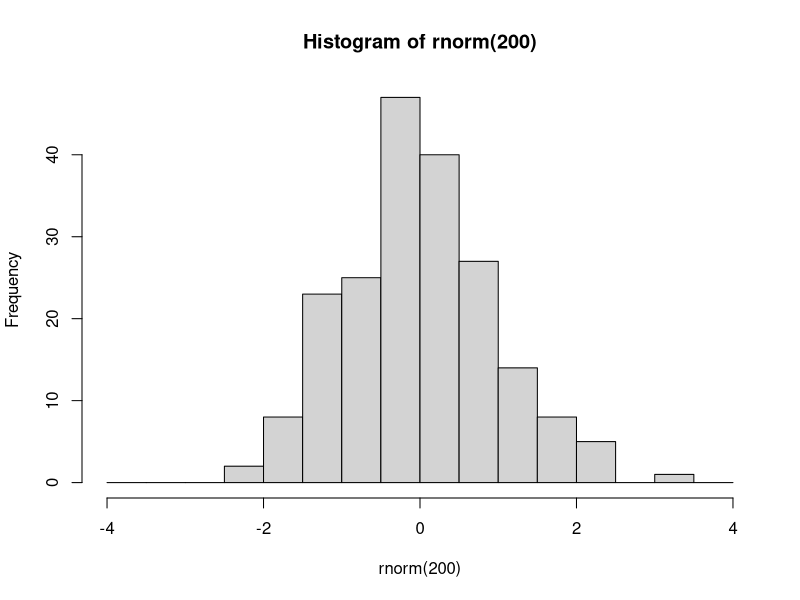
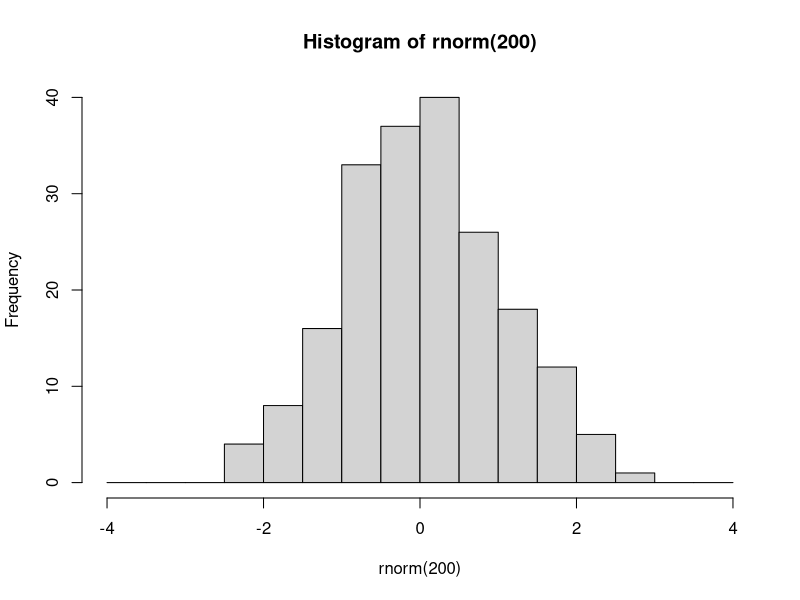

These charts were generated, in order, by the following R code:
###################################
###################################
########                   ########
########   Data Science 1  ########
########       Lab 5       ######## 
########  07th Nov. 2023   ########
########                   ########
###################################
###################################

## Welcome to lab #5. Today will be an introduction to the tidyverse, specifically dplyr and ggplot2




#####################
####    Pipes    ####
#####################

# The pipe operator looks like this: |>
# It signifies: take the element on the left and use it as the first argument in the function on the right

# Example
set.seed(123)
hist(rnorm(200), breaks=seq(-4,4,0.5))
# is equivalent to

rnorm(200) |> hist(breaks=seq(-4,4,0.5))

# The purpose of the pipe is mostly aesthetic, in particular to avoid large numbers of parentheses when something needs to be transformed using multiple functions:



### 1.1 Rewrite the following expression using pipes:
set.seed(123)
round(sqrt(log(runif(10,1,10))),2)

set.seed(123)
object_name <- 10 |> runif(1,10) |> log() |> sqrt() |> round(2)
object_name  

'Hello World' -> object
function(x)sum(x)/length(x = ) -> func
View(func)
# Pipes were initially created in a package called magrittr, part of the 'tidyverse' group of packages

########################
####    IF/ELSE    ####
########################
x <- sample(0:10, 1)
if (x>5){ 
  print('HIGH')
  y <- x*2
  print(c(x,y))
}else {
   print('LOW')
}
x

ifelse(sample(0:10,1)>5,print('HIGH'),print('LOW'))
########################
####    Packages    ####
########################

# Packages are essentially environments full of functions and/or objects which aren't loaded into R by default, but must be first installed (generally from a repository called CRAN), and then loaded

# Here we will install tidyverse, which is not one but a series of packages written by the same group of people, which share a number of syntactical features

install.packages('tidyverse')

# After you have installed tidyverse into your packages, you must also load it into your environment

library(tidyverse)

# You will only have to install a package once. However, every time you start fresh in a new R environment, you will have to load the packages you need again.

#########################
####    TIDYVERSE    ####
#########################

# The tidyverse encompasses a very large number of packages, and is fairly powerful (in that you can do a lot using tidyverse packages)
# However, you DO NOT need to use tidyverse exclusively! I mostly don't use it, for example, preferring to stick to base R except for a few functionalities.

# Downsides of tidyverse include: unique syntax which is very different from other programming languages such as python
# 'Black box' functions that have specific purposes that must be remembered, as opposed to more general-purpose functions in base R
# Often actually more verbose than base R (ie. requires more lines of code to do the same thing)
# Using tidyverse is a matter of preference!

# The pipe operator was originally introduced in the tidyverse package magrittr. 
# The tidyverse pipe operator looks like this: %>%

set.seed(123)
runif(10,1,10) %>% 
  log() %>%
  sqrt() %>%
  round(2)

# In this class we will look at 2 important tidyverse packages.
# The first is dplyr, which is used to manipulate and transform data.
# Then we will start learning ggplot2, which is used for plotting and data visualisation

#####################
####    dplyr    ####
#####################

# The philosophy behind dplyr is that every data transformation can be done using a function, and multiple transformations can be done by piping an object through multiple functions
# For example, in dplyr we no longer use indexing.
# Instead we use the functions 'select', to choose specific columns in a data frame, and 'filter', to choose specific rows.

data(mtcars)

# so instead of:
mtcars[mtcars$cyl == 6, 1:5]
# we would write:
mtcars %>%
  filter(cyl==6) %>%
  select(1:5)
#same as below:
mtcars %>%
  select(1:5)%>%
  filter(cyl==6)
### 2.1
# using select() and filter(), create a new database of cars that are over 4000 lbs in weight, retaining only the wt and mpg columns. Save this database to an object called 'df'.
mtcars %>%  
  filter(wt>4) %>% 
  select(mpg,wt) -> df

df
# After you have selected the rows and columns you are interested in, you can 
# change the order of the rows using arrange

df %>% arrange(wt)

df %>% arrange(desc(wt))


# To change variables, we can use mutate()
df <- df %>% mutate(wt_kg=wt*453.592,
                    km_per_l = mpg*1.60934/3.78541)
df
# And we can use ifelse() within mutate()
mtcars <- mtcars %>%
            mutate(wt_class = ifelse(wt>=4, 'Oversized','Standard'))
mtcars
# We can even do a sultiple ifelse statment using case_when()
mtcars <- mtcars %>%
            mutate(
              efficiency = case_when(
                mpg<=15 ~ 'low',
                mpg>15 & mpg<=20 ~ 'medium',
                mpg>20 ~ 'high'
                ))

mtcars[,c('mpg', 'efficiency')]
# Next, summarise (or summarize) is a useful function which collapses a dataframe into a single row and can calculate summary statistics, eg:

mtcars %>% 
  summarise(
    mean_wt = mean(wt),
    sd_wt = sd(wt),
    n = length(mpg)
  )

# We can also use summarise to collapse a data frame not into one single row, but into as many rows as we have groups of interest. 
# To do this, first we need to use group_by()

mtcars %>% group_by(efficiency)

# You'll notice that this automatically changes the data frame into a new kind of object, called a tibble.
# Tibbles are basically tidyverse dataframes, that display information slightly differently, and are a bit more particular about certain things like not wanting empty cells.
# Tibbles can also be grouped, which allows for further operations down the line
# For example:

mtcars %>% 
  group_by(efficiency) %>%
  summarise(
    wt_kg=mean(wt),
    n=length(hp)
  ) %>%
  arrange(
    c('high','medium','low')
  ) %>%
  ungroup()-> summary_table_efficiency

View(summary_table_efficiency)
# You can group by multiple variables

mtcars %>% 
  group_by(efficiency,cyl) %>%
  summarise(
    wt_kg=mean(wt),
    n=length(hp)
  )

# After grouping a tibble, remember to ungroup it later using ungroup(), or you may have issues down the line.

# 3.1
data(iris)
View(iris)
# using the dplyr functions do the following:
# create a new column called Petal.Area which is the product of the petal width and petal length columns.
# For each of the different species of iris, present the mean and standard deviation for the sepal length, sepal width, and petal area, as well as the number of samples (n)
# Order this database in decreasing order of average petal area.
dff <- iris %>% mutate(Petal.Area=Petal.Length*Petal.Width) %>%
                group_by(Species) %>%
                summarise(
                  mn_sepal_length=mean(Sepal.Length),
                  sd_sepal_length=sd(Sepal.Length),
                  mn_sepal_width=mean(Sepal.Width),
                  sd_sepal_width=sd(Sepal.Width),
                  mn_petal_area=mean(Petal.Area),
                  sd_petal_area=sd(Petal.Area),
                  n=n()
                ) %>%
                arrange(desc(mn_petal_area))

View(dff)
?sd


#######################
####    ggplot2    ####
#######################

# ggplot2 is the tidyverse graphics package, and one of the most popular data visualization tools that currently exists

# ggplot2 syntax is based on the so-called 'Grammar of Graphics', where different elements of a graph are added sequentially in layers

# The gold standard resource for learning ggplot2 is Hadley Wickham's 'ggplot2: Elegant graphics for data analysis'
# which is available for FREE here: https://ggplot2-book.org/

# I can provide no better introduction to ggplot2 than the 'First Steps' section of this book. 

# You can also find a cheat sheet here: https://rstudio.github.io/cheatsheets/html/data-visualization.html


# MIDTERM revisions:

# summary statistics

# Probabilities and distributions

# Null hypothesis significance tests - specifically t-tests

# P-values and confidence intervals

# Data standardization (scaling, centering, z-scoring)

# Data manipulation and visualisation


